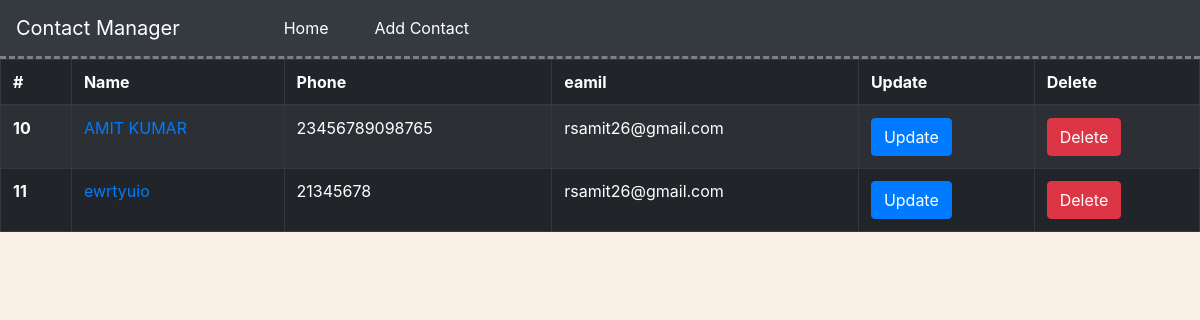
Before: /contacts/ with the older database file.
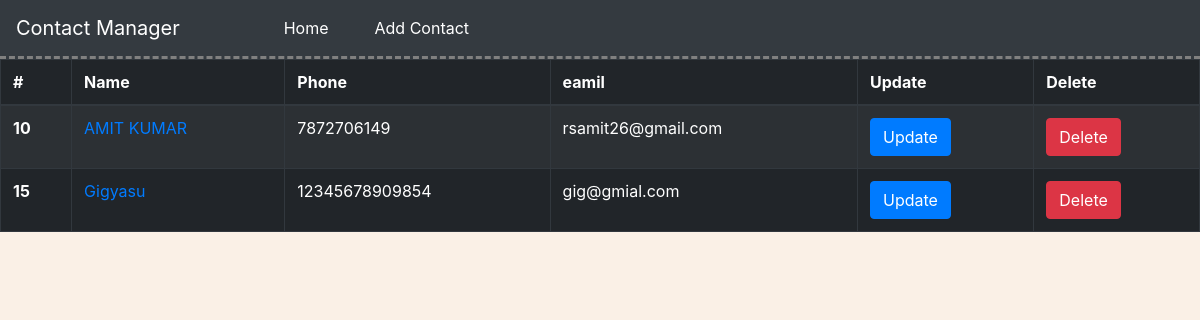
After: the same page with the newer database file.
### contacts/models.py (models this page shows, shortened)
class people(models.Model):
    name = models.CharField(max_length=200)
    phone = models.CharField(max_length=200)
    email = models.EmailField(max_length=200)
    def get_absolute_url(self):
        return reverse("contacts:detail", kwargs={"id": self.id})

### contacts/views.py (the view)
def index(request):
    people_list = people.objects.all()
    context = {'people_list': people_list}
    return render(request, 'contacts/index.html', context)

### contacts/templates/contacts/index.html (shortened to what this page needs)
<head>
    <link rel="stylesheet" href="https://stackpath.bootstrapcdn.com/bootstrap/4.1.3/css/bootstrap.min.css"
>
</head>
<nav class="navbar sticky-top navbar-expand-lg navbar navbar-dark bg-dark" style="border-bottom: 3px gray dashed">
  <a class="navbar-brand" href="/contacts/">Contact Manager</a>
  <div class="collapse navbar-collapse" id="navbarNav" >
    <ul class="navbar-nav" style="margin-left: 40px; padding-left: 40px;">
      <li class="nav-item active">
        <a class="nav-link " href="/contacts/" >Home <span class="sr-only">(current)</span> </a>
      </li>
      <li class="nav-item active"  style="padding-left: 30px;">
        <a class="nav-link" href="/contacts/create">Add Contact <span class="sr-only">(current)</span></a>
      </li>
    </ul>
  </div>
</nav>
{% if people_list %}
    <table class="table table-striped table-bordered table-hover table-dark">
        <thead>
        <tr>
            <th scope="col">#</th>
            <th scope="col">Name</th>
            <th scope="col">Phone</th>
            <th scope="col">eamil</th>
            <th scope="col">Update</th>
            <th scope="col">Delete</th>
        </tr>
        </thead>
        <tbody>
        {% for people in people_list %}
            <tr>
            <th scope="row">{{ people.id }}</th>
            <td><a href='{{ people.get_absolute_url }}'>{{ people.name }}</a></td>
            <td>{{ people.phone }}</td>
            <td>{{ people.email }}</td>
            <td>
                <a class="btn btn-primary" href="/contacts/{{ people.id }}/edit" role="button">Update</a>
            </td>
            <td>
                <a class="btn btn-danger" href="/contacts/{{ people.id }}/delete" role="button">Delete</a></button>
            </td>
        {% endfor %}
        </tr>
        </tbody>
    </table>
{% else %}
    <p>No contacts are available.</p>
    <button><a href="/contacts/create">Add New Contact</a></button>
{% endif %}

Changed rows visible on the page:
removed people: id "11", name "ewrtyuio", phone "21345678", email "rsamit26@gmail.com"
changed people "AMIT KUMAR": phone "23456789098765" → "7872706149"
added people: id "15", name "Gigyasu", phone "12345678909854", email "gig@gmial.com"
